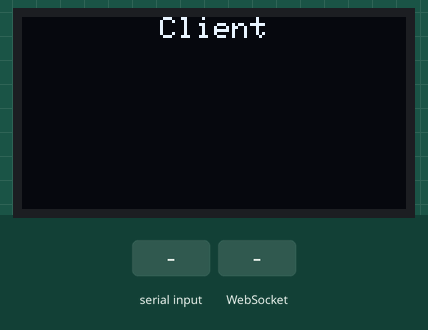
Recording of a sketch running on a simulated ESP8266 (NodeMCU). Parts: 128×64 one-colour display. The inputs (shaded band) are chosen by the test bench. WiFi joins after 1.5 s; servers stay silent unless stated; what the sketch prints to the serial monitor is not drawn.

Above: at 2.7 s.
2.8 s: "1\n" received over the second serial link
At 5.3 s:
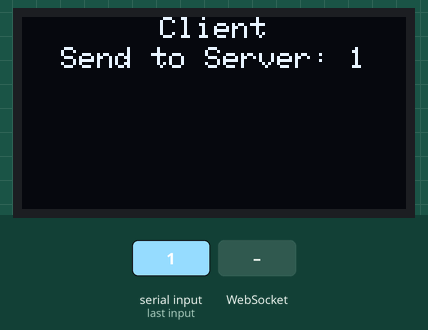
5.6 s: WebSocket text "Reconnect_Server" received
At 6.8 s:
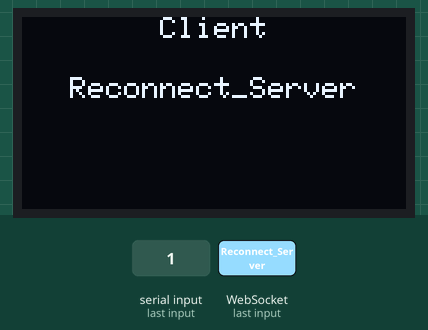
7.1 s: WebSocket text "2" received
At 8.3 s:
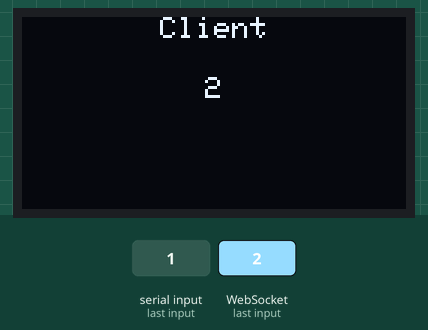
8.6 s: WebSocket text "Reconnect_Server" received
At 8.65 s:
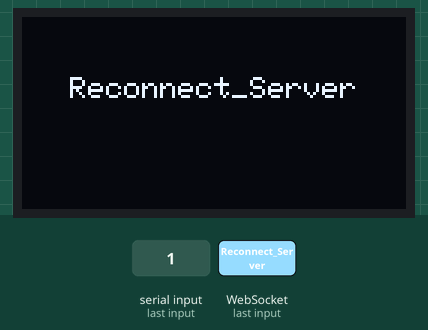
10.1 s: "0\n" received over the second serial link
At 10.8 s:
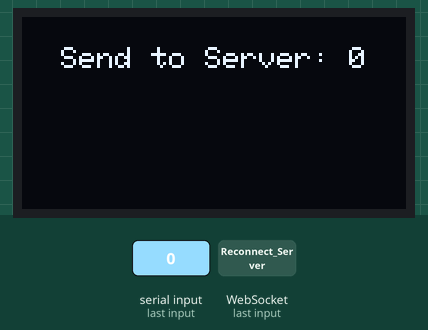
12.9 s: "Reconnect_Server\n" received over the second serial link
At 14.1 s:
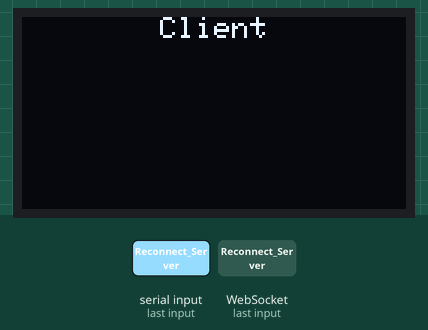
Timing chart, 0 to 15.7 s (numbered marks = the images above; inputs shaded):
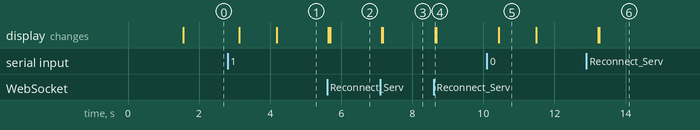

The sketch:

Websocket_Client_ESP8266.ino
```cpp
#include <ESP8266WiFi.h>
#include <WebSocketsClient.h>
#include <Adafruit_GFX.h>
#include <Adafruit_SSD1306.h>
#include <SoftwareSerial.h>

#define SCREEN_WIDTH 128 // OLED display width, in pixels
#define SCREEN_HEIGHT 64 // OLED display height, in pixels
#define OLED_RESET     -1 // Reset pin gui -1 de bao cho 8266 biet 1306 khong co chan reset
#define SCREEN_ADDRESS 0x3C // dia chi I2P cua OLED
Adafruit_SSD1306 display(SCREEN_WIDTH, SCREEN_HEIGHT, &Wire, OLED_RESET);

const int   GM65_RX_PIN = 1;
const int   GM65_TX_PIN = 3;
String      qrcode;
SoftwareSerial gm65Serial(GM65_RX_PIN, GM65_TX_PIN);


int D3 = 0;
int count = 0;
const char* ssid = "your_id";
const char* password = "your_pass";
const char* host = "10.0.0.178";  // Địa chỉ IP của ESP1 (Server)
const uint16_t port = 80;

WebSocketsClient webSocket;

void setup() {
  Serial.begin(115200);
  gm65Serial.begin(9600);
  WiFi.begin(ssid, password);
  if(!display.begin(SSD1306_SWITCHCAPVCC, SCREEN_ADDRESS)) {
  }
  display.clearDisplay();
  display.setTextColor(WHITE, BLACK);
  if (WiFi.waitForConnectResult() != WL_CONNECTED) {
    Serial.printf("STA: Failed!\n");
    WiFi.disconnect(false);
    delay(500);
    WiFi.begin(ssid, password);
  }
  Serial.println("Wifi Connected");

  pinMode(D3, INPUT_PULLUP);

  webSocket.begin(host, port, "/");
  webSocket.onEvent(webSocketEvent);
  Serial.println("WebSocket client started");
}

void connectToWebSocket() {
  webSocket.begin(host, port, "/");  // Thay thế serverAddress và serverPort bằng thông tin của máy chủ WebSocket
  webSocket.onEvent(webSocketEvent);
}

void loop() {
  webSocket.loop();
  // display.setRotation(0);
  while (gm65Serial.available() > 0) {
    Serial.println(0);
    Serial.println("0");
    String qrcode = gm65Serial.readStringUntil('\n');
    qrcode.trim();
    Serial.println(qrcode);
    delay(300);
    if (qrcode == "Reconnect_Server"){
      Serial.println(qrcode);
      connectToWebSocket();
      // display.fillScreen(SSD1306_WHITE);
      // display.display();
      display.clearDisplay();
    }
    else{
      display.clearDisplay();
      String message = "From Client: " + String(qrcode);
      webSocket.sendTXT(message);
      String Send_to_Server = "Send to Server: " + String(qrcode);
      int16_t xAPName = getCenteredX(Send_to_Server.c_str());
      display.setCursor(xAPName, 10);
      display.println(Send_to_Server);
      Serial.println("Send to Server: " + String(qrcode));
      // Gửi dữ liệu nhị phân
      // uint8_t data[] = {0x01, 0x02, 0x03};
      // webSocket.sendBIN(data, sizeof(data));
      // Serial.println("Send to Server 1");
      display.display();
      delay(1000);
    }
    qrcode = "";
    display.display();
  }
  int16_t xAPName = getCenteredX("Client");
  display.setCursor(xAPName, 0);
  display.println("Client");
  display.display();
}

int16_t getCenteredX(const char* text) {
  int16_t x1, y1;
  uint16_t w, h;
  display.getTextBounds(text, 0, 0, &x1, &y1, &w, &h);
  return (SCREEN_WIDTH - w) / 2;
}

void webSocketEvent(WStype_t type, uint8_t * payload, size_t length) {
  switch(type) {
    case WStype_DISCONNECTED:
      // display.clearDisplay();
      display.fillScreen(SSD1306_WHITE);
      Serial.println("Disconnected");
      // display.setCursor(30, 50);
      // display.println("Disconnected");
      // display.display();
      // delay(1000);
      // connectToWebSocket();
      break;
    case WStype_CONNECTED:
      display.clearDisplay();
      Serial.println("Connected to server");
      display.setCursor(7, 50);
      display.println("Connected to server");
      display.display();
      break;
    case WStype_TEXT:
      display.clearDisplay();
      Serial.println((char*)payload);
      String Data_From_Server = (char*) payload;
      int16_t xAPName = getCenteredX(Data_From_Server.c_str());
      display.setCursor(xAPName, 20);
      display.println(Data_From_Server);
      display.display();
      break;
  }
}


// #include <ESP8266WiFi.h>
// #include <WebSocketsClient.h>

// const char* ssid = "your_id";
// const char* password = "your_pass";
// const char* host = "10.0.0.203";
// const uint16_t port = 81;

// WebSocketsClient webSocket;
// WebSocketsClient webSocketClient;

// void setup() {
//   // ... (tương tự như trên)
//   webSocket.begin(host, port, "/");
//   webSocket.onEvent(onWebSocketEvent);
//   webSocket.setReconnectInterval(5000);
//   webSocketClient.onEvent(webSocketClientEvent);
//   Serial.println("WebSocket CLIENT started.");
// }

// void loop() {
//   webSocket.loop();
//   // Gửi tin nhắn đến server
//   // if (millis() % 5000 == 0) {
//   //   webSocket.sendTXT("Hello from client!");
//   // }
// }

// void onWebSocketEvent(WStype_t type, uint8_t * payload, size_t length) {
//   switch(type) {
    // case WStype_DISCONNECTED:
    //   Serial.println("Disconnected!");
    //   break;
    // case WStype_CONNECTED:
    //   Serial.println("Connected to server!");
    //   break;
//     case WStype_TEXT:
//       Serial.println("Got text: " + String((char*)payload));
//       break;
//   }
// }

// void tx_esp(char* payload) {
//   // server address, port and URL
//   webSocketClient.loop();// constantly check for websocket CLIENT events
//   webSocketClient.begin("10.0.0.203", 81, "/");
//   Serial.println("WebSocket Client started ..sending message");
//   Serial.printf("[WSc] get text: %s\n", payload);
//   webSocketClient.sendTXT("^");

//   webSocketClient.disconnect();
//   };
// Hàm onWebSocketEvent tương tự như trên, nhưng chỉ xử lý các sự kiện kết nối, ngắt kết nối và nhận tin nhắn
```

Measured:
- after the input at 2.8 s, the display: first changes after 0.33 s (image 1 shows a later state)
- after the input at 5.6 s, the display: first changes at once (image 2 shows a later state)
- after the input at 7.1 s, the display: first changes at once (image 3 shows a later state)
- after the input at 8.6 s, the display: changes after 0.05 s (image 4)
- after the input at 10.1 s, the display: changes after 0.33 s (image 5)
- after the input at 12.9 s, the display: first changes after 0.34 s (image 6 shows a later state)
- what the display in image 5 shows lasts 1.1 s, from 10.4 s to 11.5 s
